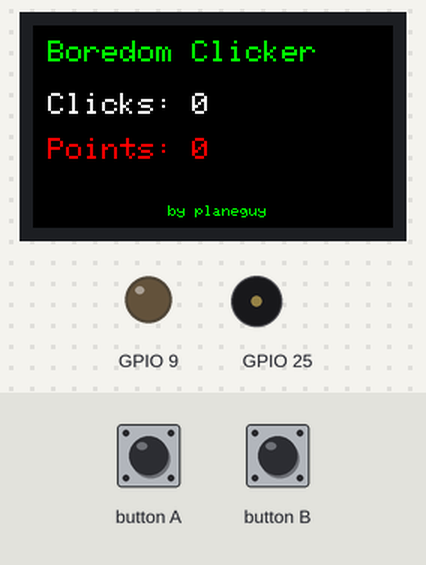
Bench run of a sketch on a simulated ESP32-S3. Parts: 240×135 colour display, output pins drawn as LEDs (lit = HIGH), buzzer (waves = sounding). The test bench sets the inputs (shaded band). Random numbers use the default seed unless the sketch sets one.

Above: at 1.3 s.
1.4 s: button A pressed for 0.15 s
At 2.9 s:
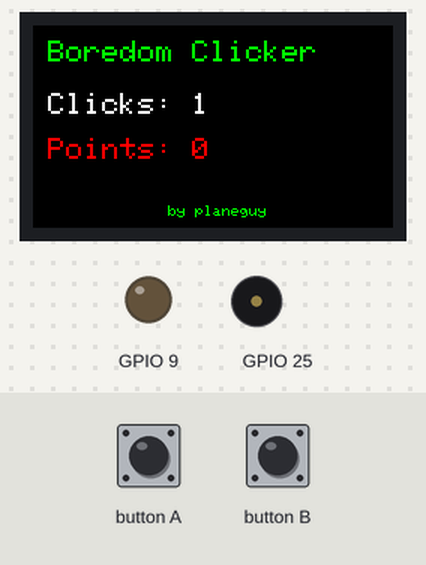
4.5 s: button A pressed for 1 s
At 5.4 s:
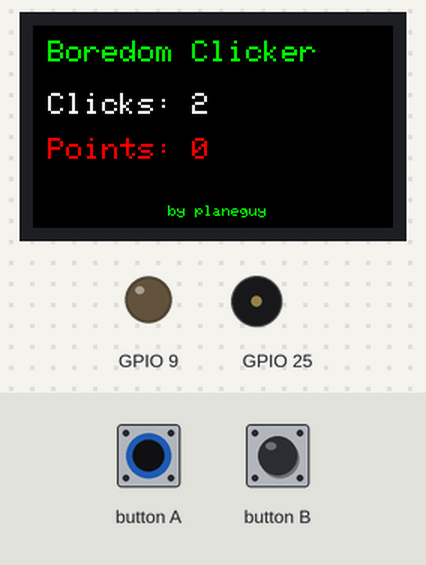
7.0 s: button B pressed for 0.15 s
At 7.2 s:
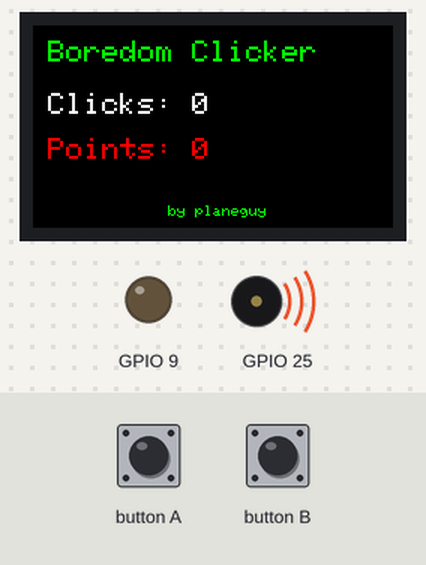
13.1 s: button B pressed for 1 s
At 14.7 s:
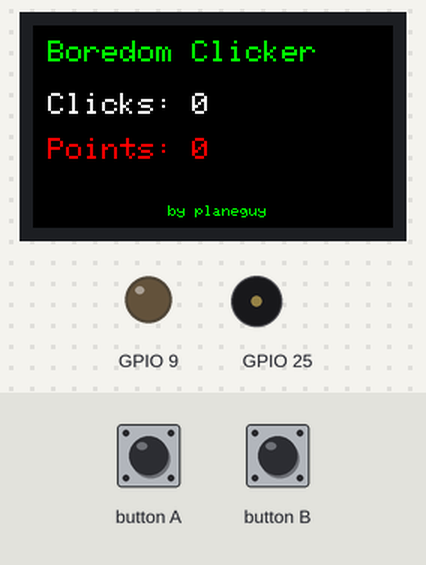
20.1 s: button A pressed for 0.15 s
At 21.6 s:
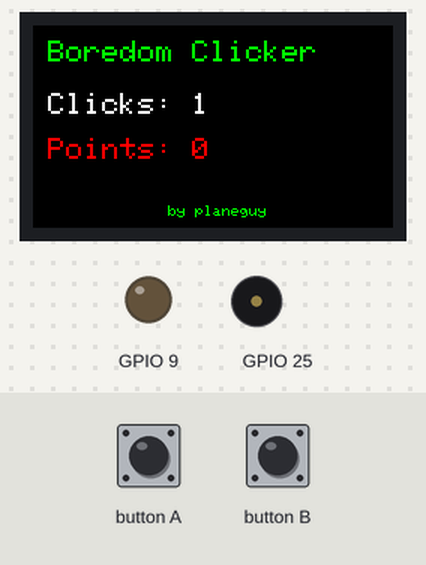
26.2 s: button A pressed for 3.2 s
At 27.5 s:
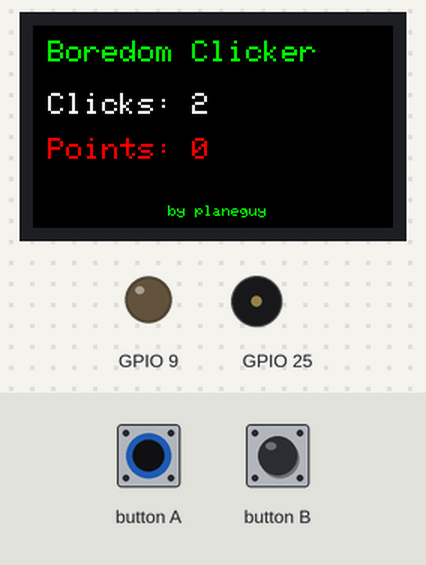
Timing chart, 0 to 29.2 s (numbered marks = the images above; inputs shaded):
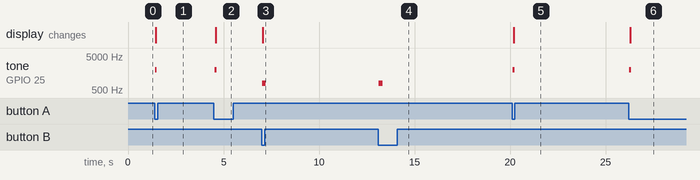

Measured:
- after the input at 1.4 s, tone on GPIO 25: silent → 2000 Hz at once, → silent 0.10 s later
- after the input at 4.5 s, tone on GPIO 25: silent → 2000 Hz after 0.05 s, → silent 0.10 s later; the display: changes after 0.09 s (image 2)
- after the input at 7.0 s, tone on GPIO 25: silent → 800 Hz at once, → silent 0.20 s later
- after the input at 13.1 s, tone on GPIO 25: silent → 800 Hz at once, → silent 0.20 s later
- after the input at 20.1 s, tone on GPIO 25: silent → 2000 Hz at once, → silent 0.10 s later
- after the input at 26.2 s, tone on GPIO 25: silent → 2000 Hz at once, → silent 0.10 s later

The sketch:

Bordom_clicker.ino
```cpp
#include <M5StickCPlus2.h>

int buttonPresses = 0;
int boredomPoints = 0;

void playPointSound() {
  StickCP2.Speaker.tone(1000, 100);
  delay(120);
  StickCP2.Speaker.tone(1500, 100);
  delay(120);
  StickCP2.Speaker.tone(2000, 200);
}

void flashIR() {
  pinMode(9, OUTPUT);

  for (int i = 0; i < 5; i++) {
    digitalWrite(9, HIGH);
    delayMicroseconds(13);
    digitalWrite(9, LOW);
    delayMicroseconds(13);
  }
}

void setup() {
  auto cfg = M5.config();
  StickCP2.begin(cfg);

  StickCP2.Display.setRotation(1);
  StickCP2.Display.fillScreen(BLACK);

  pinMode(9, OUTPUT);

  randomSeed(millis());
}

void loop() {
  M5.update();


  if (M5.BtnA.wasPressed()) {
    buttonPresses++;

    StickCP2.Speaker.tone(2000, 100);

    flashIR();

    if (random(1, 101) <= 5) {
      boredomPoints++;
      playPointSound();
    }
  }


  if (M5.BtnB.wasPressed()) {
    buttonPresses = 0;
    boredomPoints = 0;

    StickCP2.Speaker.tone(800, 200);
  }


  StickCP2.Display.fillScreen(BLACK);

  StickCP2.Display.setTextSize(2);

  StickCP2.Display.setCursor(10, 10);
  StickCP2.Display.setTextColor(GREEN);
  StickCP2.Display.println("Boredom Clicker");

  StickCP2.Display.setCursor(10, 45);
  StickCP2.Display.setTextColor(WHITE);
  StickCP2.Display.print("Clicks: ");
  StickCP2.Display.println(buttonPresses);

  StickCP2.Display.setCursor(10, 75);
  StickCP2.Display.setTextColor(RED);
  StickCP2.Display.print("Points: ");
  StickCP2.Display.println(boredomPoints);


  StickCP2.Display.setTextSize(1);
  StickCP2.Display.setTextColor(GREEN);
  StickCP2.Display.setCursor(90, 120);
  StickCP2.Display.print("by planeguy");

  delay(20);
}
```
